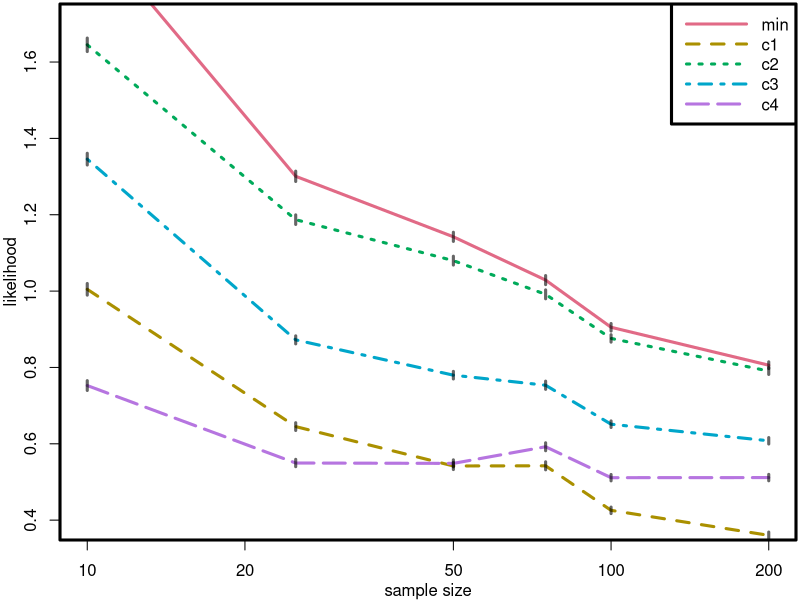
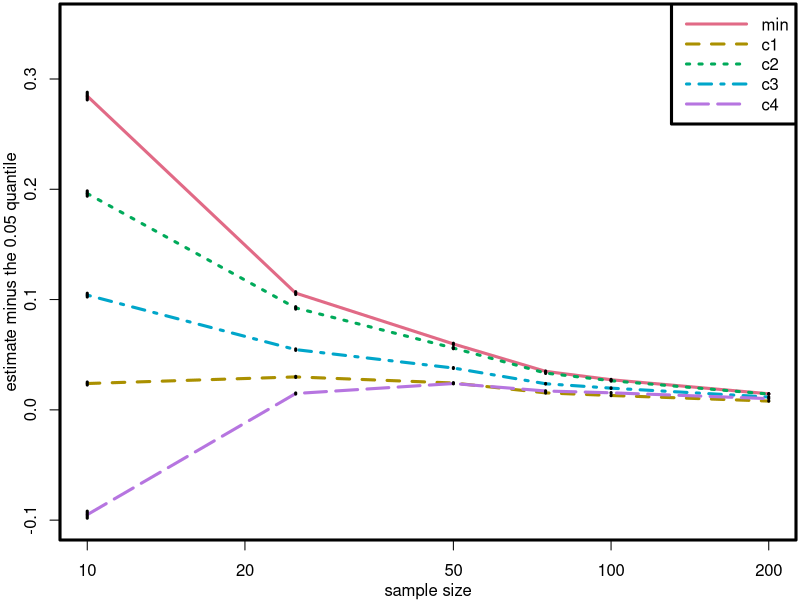

These figures' R source, in order:
require(colorspace);

ALL.N = c(10, 25, 50, 75, 100, 200);
#ALL.N = 100*c(100, 200);
ITERATIONS = 200;

RATE = 1/3

plotMeans = NULL;
plotConf  = NULL;
df = NULL;
for(N in ALL.N){
	for(idx in 1:ITERATIONS){
		min.median = qexp(1 - (1 - 0.5)**(1/N), rate=RATE);

		# 1% and 5% quantiles of the minimum distribution
		quantile05 = qexp(1 - (1 - 0.05)**(1/N), rate=RATE);
		quantile01 = qexp(1 - (1 - 0.05)**(1/N), rate=RATE);

		data = list();
		data$samples = rexp(rate=RATE, n=N);
		data$min = min(data$samples);
		data$stddev = sd(data$samples);
		data$mean   = mean(data$samples);

		estim = list();
		estim[[1]] = data$min;
		estim[[2]] = data$min - data$min * (data$stddev / data$mean) / log10(N);
		estim[[3]] = data$min - data$min * (data$stddev) / N;
		estim[[4]] = data$min - data$min * (data$stddev) * sqrt(log(log(N)) / (2*N));
		estim[[5]] = data$min - data$min * (data$stddev) * sqrt(-log(0.05/2) / (2*N));

		dist01 = rep(0, 5);
		for(i in 1:5){
			dist01[i] = (estim[[i]] - quantile01);
		}

		#print(dist01);

		lik = rep(0, 5);
		for(i in 1:5){
			samples = data$samples - estim[[i]];

			lik.f = function(param){
				-sum(dexp(samples, rate=param[1], log=TRUE));
			}

			result = optim(c(1/mean(samples)), lik.f, method="L-BFGS", upper=c(Inf), lower=c(0));
			lik[[i]] = -result$value;
		}

		likBase = sum(dexp(samples, rate=RATE, log=TRUE));

		#print(lik);

		df = rbind(df, c(N, dist01, lik, likBase));
	}

	slice = df[df[,1] == N,];
	means = colMeans(slice);
	slice[,7:11] = slice[,7:11] - slice[,12];
	stds  = apply(slice, 2, function(col) sd(col));

	#delta = stds;
	#delta = qt(0.05, df=ITERATIONS) * stds / ITERATIONS;
	delta = qnorm(0.01) * stds / ITERATIONS;
	#delta = apply(slice[,-1], 2, function(col){
	#	b = boot(col, function(data, idx) mean(data[idx]), R=100, sim="balanced");
	#	ci = boot.ci(b, type="norm");
	#	print(b);
	#	print(ci);
	#	0.05;
	#});

	plotMeans = rbind(plotMeans, means[-1]);
	plotConf  = rbind(plotConf, delta[-1]);
}

colnames(df) = c("N", paste("dist", 1:5, sep=""), paste("lik", 1:5, sep=""), "likBase");
#print(df);

graphics.off();
dev.new(width=0.8*8, height=0.8*5.4);

#print(plotMeans);
base = plotMeans[,11];
par(lwd=3, mar=c(3, 3, 0.2, 0.2));
palette(qualitative_hcl(palette="Dark 3", n=5));
plot(ALL.N, plotMeans[,6]   - base, type="l", ylim=c(0.4, 1.7), col=1, log="x", xlab="", ylab="");
lines(ALL.N, plotMeans[,7]  - base, col=2, lty=2);
lines(ALL.N, plotMeans[,8]  - base, col=3, lty=3);
lines(ALL.N, plotMeans[,9]  - base, col=4, lty=4);
lines(ALL.N, plotMeans[,10] - base, col=5, lty=5);

for(i in 6:10){
	arrows(x0=ALL.N, y0=plotMeans[,i] - plotConf[,i] - base, y1=plotMeans[,i] + plotConf[,i] - base, angle=90, code=3, length=0, col="#00000099");
}

title(xlab="sample size", line=2);
title(ylab="likelihood", line=2);

legend("topright", c(expression(textstyle(min)), expression(c1), expression(c2), expression(c3), expression(c4)), col=1:5, lwd=3, lty=1:5, seg.len=4, bg="#FFFFFFBB");
#savePlot("test-exponential-likelihood.png");


dev.new(width=0.8*8, height=0.8*5);

#print(plotMeans);
#base = plotMeans[,11];
par(lwd=3, mar=c(3, 3, 0.2, 0.2));
palette(qualitative_hcl(palette="Dark 3", n=5));
plot(ALL.N, plotMeans[,1], type="l", ylim=c(-0.1, 0.35), col=1, log="x", xlab="", ylab="");
lines(ALL.N, plotMeans[,2], col=2, lty=2);
lines(ALL.N, plotMeans[,3], col=3, lty=3);
lines(ALL.N, plotMeans[,4], col=4, lty=4);
lines(ALL.N, plotMeans[,5], col=5, lty=5);

for(i in 1:5){
	arrows(x0=ALL.N, y0=plotMeans[,i] - plotConf[,i], y1=plotMeans[,i] + plotConf[,i], angle=90, code=3, length=0);
}

title(xlab="sample size", line=2);
title(ylab="estimate minus the 0.05 quantile", line=2);

legend("topright", c(expression(textstyle(min)), expression(c1), expression(c2), expression(c3), expression(c4)), col=1:5, lwd=3, lty=1:5, seg.len=4, bg="#FFFFFFBB");
